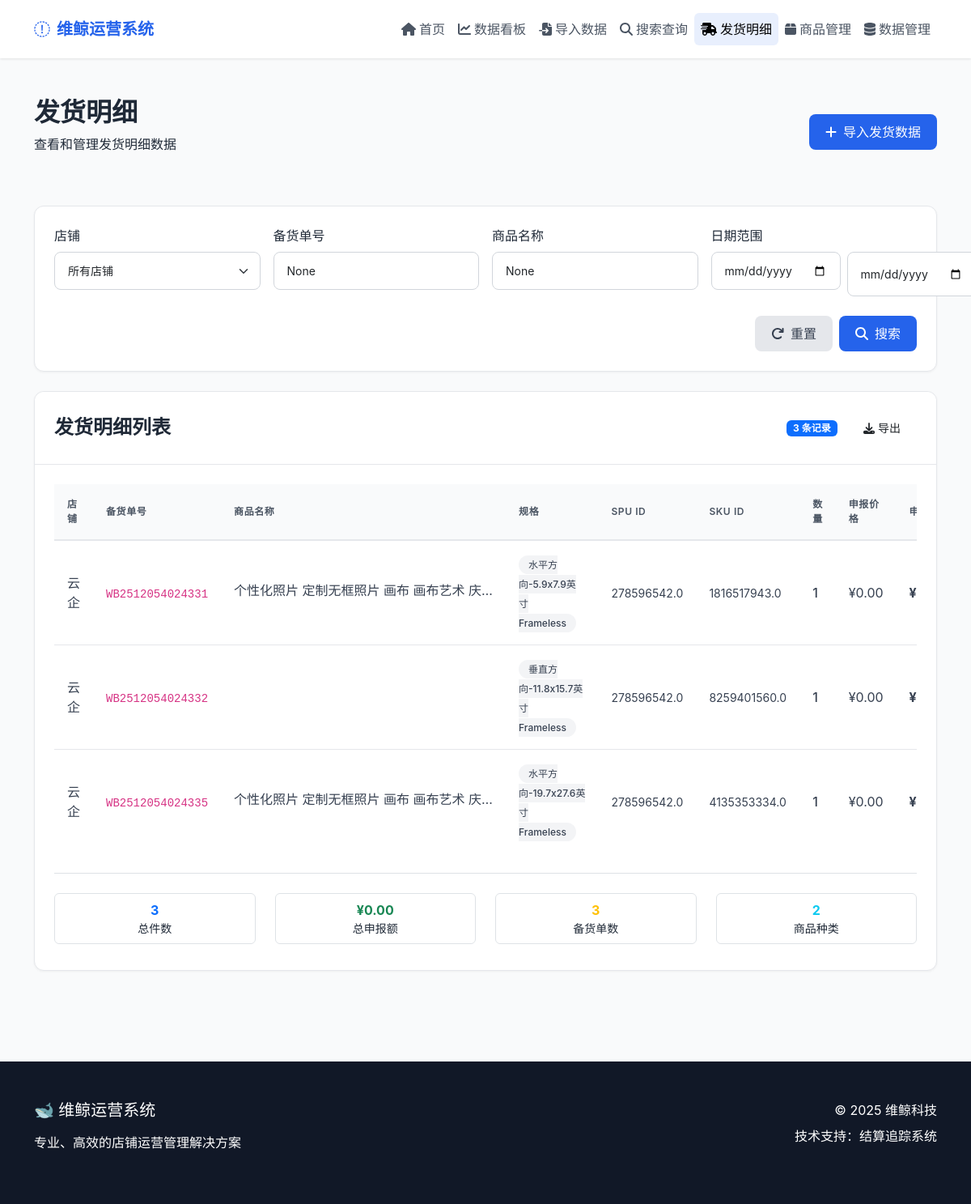
The app's page /shipping?spu_id=278596542.0 with its own data.
### tables this page shows
CREATE TABLE shipping_details (
        id INTEGER PRIMARY KEY AUTOINCREMENT,
        shop_id INTEGER,
        spu_id TEXT,           -- 商品SPU ID
        skc_id TEXT,           -- 商品SKC ID（新增）
        sku_id TEXT,           -- 商品SKU ID
        product_name TEXT,     -- 商品名称
        sku_attribute TEXT,    -- 商品属性集（规格）
        stock_order_id TEXT,   -- 备货单号
        quantity INTEGER,      -- 件数
        unit_price REAL DEFAULT 0,     -- 单价
        total_amount REAL DEFAULT 0,   -- 总金额
        shipping_date DATE,    -- 发货日期（从备货单号解析）
        upload_date TIMESTAMP DEFAULT CURRENT_TIMESTAMP,
        FOREIGN KEY (shop_id) REFERENCES shops (id),
        UNIQUE(shop_id, stock_order_id, sku_id)
    );

CREATE TABLE shops (
        id INTEGER PRIMARY KEY AUTOINCREMENT,
        shop_name TEXT UNIQUE
    );

### web_app.py (the view)
@app.route('/shipping')
def shipping():
    shop_name = request.args.get('shop')
    start_date = request.args.get('start_date')
    end_date = request.args.get('end_date')
    product_name = request.args.get('product_name')
    spu_id = request.args.get('spu_id')
    stock_order_id = request.args.get('stock_order_id')
    results_df = None
    result_count = 0
    shipping_data = []
    total_quantity = 0
    total_amount = 0.0
    unique_orders = 0
    unique_products = 0
    try:
        results_df = database.search_shipping_details(
            shop_name=shop_name,
            spu_id=spu_id,
            sku_id=None,  # 专门用于发货明细，不按SKU搜索
            stock_order_id=stock_order_id,
            start_date=start_date,
            end_date=end_date
        )
        if product_name and results_df is not None and not results_df.empty:
            results_df = results_df[results_df['product_name'].astype(str).str.contains(product_name, na=False)]
        if results_df is not None and not results_df.empty:
            shipping_data = results_df.to_dict('records')
            result_count = len(shipping_data)
            if 'quantity' in results_df.columns:
                try:
                    total_quantity = int(results_df['quantity'].sum())
                except:
                    total_quantity = 0
            else:
                total_quantity = 0
            if 'total_amount' in results_df.columns:
                try:
                    total_amount = float(results_df['total_amount'].sum())
                except:
                    total_amount = 0.0
            else:
                if 'unit_price' in results_df.columns and 'quantity' in results_df.columns:
                    try:
                        total_amount = float((results_df['unit_price'] * results_df['quantity']).sum())
                    except:
                        total_amount = 0.0
            if 'stock_order_id' in results_df.columns:
                unique_orders = int(results_df['stock_order_id'].nunique())
            else:
                unique_orders = 0
            if 'product_name' in results_df.columns:
                unique_products = int(results_df['product_name'].nunique())
            else:
                unique_products = 0
        else:
            shipping_data = []
            result_count = 0
    except Exception as e:
        print(f"查询发货明细出错: {e}")
        import traceback
        traceback.print_exc()
        shipping_data = []
        result_count = 0
    return render_template('minimal_shipping.html',
                          shops=database.SHOP_LIST,
                          shipping_data=shipping_data,
                          result_count=result_count,
                          current_shop=shop_name,
                          start_date=start_date,
                          end_date=end_date,
                          product_name=product_name,
                          spu_id=spu_id,
                          stock_order_id=stock_order_id,
                          total_quantity=total_quantity,
                          total_amount=total_amount,
                          unique_orders=unique_orders,
                          unique_products=unique_products)

### templates/minimal_shipping.html (shortened to what this page needs)
{% extends "minimal_base.html" %}
{% block content %}
<div class="container py-5">
    <div class="d-flex justify-content-between align-items-center mb-5">
        <div>
            <h1 class="h2 fw-bold mb-2">发货明细</h1>
            <p class="text-gray-600">查看和管理发货明细数据</p>
        </div>
        <div>
            <a href="/import" class="btn btn-minimal btn-minimal-primary">
                <i class="fas fa-plus me-2"></i>导入发货数据
            </a>
        </div>
    </div>
    <div class="minimal-card mb-4">
        <div class="minimal-card-body">
            <form id="shippingFilterForm" action="/shipping" method="get">
                <div class="row g-3">
                    <div class="col-md-3">
                        <label class="form-label">店铺</label>
                        <select class="form-select search-input" name="shop">
                            <option value="">所有店铺</option>
                        </select>
                    </div>
                    <div class="col-md-3">
                        <label class="form-label">备货单号</label>
                        <input type="text" class="form-control search-input" name="stock_order_id" placeholder="WB251016..." value="{{ stock_order_id }}">
                    </div>
                    <div class="col-md-3">
                        <label class="form-label">商品名称</label>
                        <input type="text" class="form-control search-input" name="product_name" placeholder="商品名称..." value="{{ product_name }}">
                    </div>
                    <div class="col-md-3">
                        <label class="form-label">日期范围</label>
                        <div class="d-flex gap-2">
                            <input type="date" class="form-control search-input mb-2" name="start_date" placeholder="开始日期" value="{{ start_date }}">
                            <input type="date" class="form-control search-input" name="end_date" placeholder="结束日期" value="{{ end_date }}">
                        </div>
                    </div>
                </div>
                <div class="d-flex justify-content-end mt-4">
                    <button type="button" class="btn btn-minimal me-2" style="background-color: var(--gray-200); color: var(--gray-700);" onclick="resetFilter()">
                        <i class="fas fa-redo me-2"></i>重置
                    </button>
                    <button type="submit" class="btn btn-minimal btn-minimal-primary">
                        <i class="fas fa-search me-2"></i>搜索
                    </button>
                </div>
            </form>
        </div>
    </div>
    <div class="minimal-card">
        <div class="minimal-card-header d-flex justify-content-between align-items-center">
            <h4 class="mb-0">发货明细列表</h4>
            <div>
                <span class="badge bg-primary">{{ shipping_data|length }} 条记录</span>
                {% if shipping_data|length > 0 %}
                <button class="btn btn-sm btn-minimal ms-2" onclick="exportShippingData()">
                    <i class="fas fa-download me-1"></i>导出
                </button>
                {% endif %}
            </div>
        </div>
        <div class="minimal-card-body">
            {% if shipping_data|length > 0 %}
            <div class="table-responsive">
                <table class="minimal-table">
                    <thead>
                        <tr>
                            <th>店铺</th>
                            <th>备货单号</th>
                            <th>商品名称</th>
                            <th>规格</th>
                            <th>SPU ID</th>
                            <th>SKU ID</th>
                            <th>数量</th>
                            <th>申报价格</th>
                            <th>申报额</th>
                        </tr>
                    </thead>
                    <tbody>
                        {% for item in shipping_data %}
                        <tr>
                            <td>{{ item.shop_name }}</td>
                            <td><code>{{ item.stock_order_id }}</code></td>
                            <td>
                                <div style="max-width:340px;">
                                    <span class="d-inline-block text-truncate" style="max-width:320px;" title="{{ item.product_name }}">
                                        {{ item.product_name }}
                                    </span>
                                </div>
                            </td>
                            <td><span class="badge-minimal" style="background-color: var(--gray-100); color: var(--gray-700);">{{ item.sku_attribute }}</span></td>
                            <td><small class="text-gray-500">{{ item.spu_id }}</small></td>
                            <td><small class="text-gray-500">{{ item.sku_id }}</small></td>
                            <td><span class="fw-medium">{{ item.quantity }}</span></td>
                            <td class="text-gray-600">¥{{ "%.2f"|format(item.unit_price if item.unit_price is not none else 0) }}</td>
                            <td class="fw-bold">¥{{ "%.2f"|format(item.total_amount if item.total_amount is not none else ( (item.unit_price or 0) * (item.quantity or 0) )) }}</td>
                        </tr>
                        {% endfor %}
                    </tbody>
                </table>
            </div>
            <div class="mt-4 pt-4 border-top">
                <div class="row">
                    <div class="col-md-3 mb-2">
                        <div class="text-center p-2 border rounded">
                            <div class="fw-bold text-primary">{{ total_quantity }}</div>
                            <div class="text-gray-600 small">总件数</div>
                        </div>
                    </div>
                    <div class="col-md-3 mb-2">
                        <div class="text-center p-2 border rounded">
                            <div class="fw-bold text-success">¥{{ "%.2f"|format(total_amount if total_amount is not none else 0) }}</div>
                            <div class="text-gray-600 small">总申报额</div>
                        </div>
                    </div>
                    <div class="col-md-3 mb-2">
                        <div class="text-center p-2 border rounded">
                            <div class="fw-bold text-warning">{{ unique_orders }}</div>
                            <div class="text-gray-600 small">备货单数</div>
                        </div>
                    </div>
                    <div class="col-md-3 mb-2">
                        <div class="text-center p-2 border rounded">
                            <div class="fw-bold text-info">{{ unique_products }}</div>
                            <div class="text-gray-600 small">商品种类</div>
                        </div>
                    </div>
                </div>
            </div>
            {% endif %}
        </div>
    </div>
</div>
{% endblock %}

### templates/minimal_base.html (style rules this page uses)
:root { --primary-color: #2563eb; --primary-light: #3b82f6; --success-color: #10b981; --warning-color: #f59e0b; --danger-color: #ef4444; --gray-50: #f9fafb; --gray-100: #f3f4f6; --gray-200: #e5e7eb; --gray-300: #d1d5db; --gray-400: #9ca3af; --gray-500: #6b7280; --gray-600: #4b5563; --gray-700: #374151; --gray-800: #1f2937; --gray-900: #111827; }
body { background-color: var(--gray-50); font-family: 'Inter', -apple-system, BlinkMacSystemFont, 'Segoe UI', Roboto, sans-serif; color: var(--gray-800); }
.minimal-card { background: white; border-radius: 12px; border: 1px solid var(--gray-200); box-shadow: 0 1px 3px rgba(0, 0, 0, 0.05); transition: box-shadow 0.2s; }
.minimal-card-header { padding: 1.5rem; border-bottom: 1px solid var(--gray-200); background-color: white; border-radius: 12px 12px 0 0; }
.minimal-card-header h4 { margin: 0; font-weight: 600; color: var(--gray-800); }
.minimal-card-body { padding: 1.5rem; }
.btn-minimal { border-radius: 8px; font-weight: 500; padding: 0.625rem 1.25rem; transition: all 0.2s; border: none; }
.btn-minimal-primary { background-color: var(--primary-color); color: white; }
.minimal-table { width: 100%; border-collapse: separate; border-spacing: 0; }
.minimal-table th { background-color: var(--gray-50); color: var(--gray-600); font-weight: 600; padding: 1rem; border-bottom: 2px solid var(--gray-200); text-transform: uppercase; font-size: 0.75rem; letter-spacing: 0.05em; }
.minimal-table td { padding: 1rem; border-bottom: 1px solid var(--gray-200); color: var(--gray-700); }
.minimal-table tr:last-child td { border-bottom: none; }
.badge-minimal { padding: 0.25rem 0.75rem; border-radius: 20px; font-size: 0.75rem; font-weight: 500; }
.search-input { border: 1px solid var(--gray-300); border-radius: 8px; padding: 0.75rem 1rem; font-size: 0.875rem; transition: all 0.2s; }

### records on screen
shipping_details: shop_name "云企", stock_order_id "WB2512054024331", product_name "个性化照片 定制无框照片 画布 画布艺术 庆…", sku_attribute "水平方向-5.9x7.9英寸 Frameless", spu_id "278596542.0", sku_id "1816517943.0", quantity "1", unit_price "0.00"
shipping_details: shop_name "云企", stock_order_id "WB2512054024332", sku_attribute "垂直方向-11.8x15.7英寸 Frameless", spu_id "278596542.0", sku_id "8259401560.0", quantity "1", unit_price "0.00"
shipping_details: shop_name "云企", stock_order_id "WB2512054024335", product_name "个性化照片 定制无框照片 画布 画布艺术 庆…", sku_attribute "水平方向-19.7x27.6英寸 Frameless", spu_id "278596542.0", sku_id "4135353334.0", quantity "1", unit_price "0.00"

### other values on screen
{{ shipping_data|length }} "3"
{{ total_quantity }} "3"
{{ "%.2f"|format(total_amount if total_amount is not none else 0) }} "0.00"
{{ unique_orders }} "3"
{{ unique_products }} "2"
